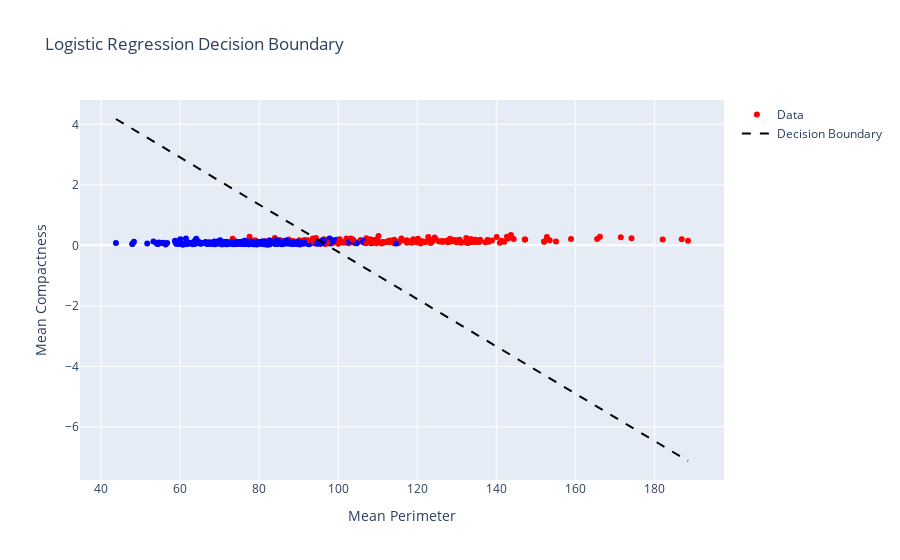

The notebook cell saved with this chart:
### Code cell
# Assuming df_data is your DataFrame with "mean perimeter", "mean compactness", and "target"
X = df_data[["mean perimeter", "mean compactness"]]
y = df_data["target"]

# Train the logistic regression model
model = LogisticRegression()
model.fit(X, y)

# Get the coefficients and intercept from the model
w1, w2 = model.coef_[0]  # coefficients for "mean perimeter" and "mean compactness"
b = model.intercept_[0]  # intercept

# Create a function to calculate the decision boundary
def decision_boundary(x1):
    return - (w1 * x1 + b) / w2

# Generate x1 values for the decision boundary
x1_values = np.linspace(X["mean perimeter"].min(), X["mean perimeter"].max(), 100)

# Calculate the corresponding x2 values for the decision boundary
x2_values = decision_boundary(x1_values)

# Assign colors manually: Red for target 0 and Blue for target 1
colors = df_data["target"].map({0: "red", 1: "blue"})

# Create the scatter plot
fig = go.Figure()

# Add scatter points (data points)
fig.add_trace(go.Scatter(x=df_data["mean perimeter"], y=df_data["mean compactness"],
                         mode="markers", 
                         marker=dict(color=colors),
                         name="Data"))

# Add decision boundary line (as a line plot)
fig.add_trace(go.Scatter(x=x1_values, y=x2_values,
                         mode="lines", line=dict(color="black", width=2, dash="dash"),
                         name="Decision Boundary"))

# Update layout
fig.update_layout(title="Logistic Regression Decision Boundary",
                  xaxis_title="Mean Perimeter",
                  yaxis_title="Mean Compactness",
                  showlegend=True)

# Show the plot
fig.show()

### Figure 1 — Plotly figure (JSON) as saved in the notebook; plotly's stock layout.template omitted (floating-point values rounded to 4 significant figures; data arrays with more than 128 entries replaced by an {"elided": "..."} marker saying what was removed)
{"data": [{"marker": {"color": {"elided": "569 str values"}}, "mode": "markers", "name": "Data", "type": "scatter", "x": {"elided": "569 float values"}, "y": {"elided": "569 float values"}}, {"line": {"color": "black", "dash": "dash", "width": 2}, "mode": "lines", "name": "Decision Boundary", "type": "scatter", "x": [43.79, 45.25, 46.71, 48.18, 49.64, 51.1, 52.56, 54.02, 55.48, 56.95, 58.41, 59.87, 61.33, 62.79, 64.25, 65.72, 67.18, 68.64, 70.1, 71.56, 73.02, 74.49, 75.95, 77.41, 78.87, 80.33, 81.79, 83.26, 84.72, 86.18, 87.64, 89.1, 90.56, 92.03, 93.49, 94.95, 96.41, 97.87, 99.34, 100.8, 102.3, 103.7, 105.2, 106.6, 108.1, 109.6, 111.0, 112.5, 114.0, 115.4, 116.9, 118.3, 119.8, 121.3, 122.7, 124.2, 125.6, 127.1, 128.6, 130.0, 131.5, 133.0, 134.4, 135.9, 137.3, 138.8, 140.3, 141.7, 143.2, 144.6, 146.1, 147.6, 149.0, 150.5, 152.0, 153.4, 154.9, 156.3, 157.8, 159.3, 160.7, 162.2, 163.7, 165.1, 166.6, 168.0, 169.5, 171.0, 172.4, 173.9, 175.3, 176.8, 178.3, 179.7, 181.2, 182.7, 184.1, 185.6, 187.0, 188.5], "y": [4.176, 4.062, 3.948, 3.833, 3.719, 3.605, 3.491, 3.377, 3.262, 3.148, 3.034, 2.92, 2.806, 2.692, 2.577, 2.463, 2.349, 2.235, 2.121, 2.006, 1.892, 1.778, 1.664, 1.55, 1.435, 1.321, 1.207, 1.093, 0.9787, 0.8645, 0.7503, 0.6361, 0.522, 0.4078, 0.2936, 0.1794, 0.06521, -0.04898, -0.1632, -0.2774, -0.3915, -0.5057, -0.6199, -0.7341, -0.8483, -0.9625, -1.077, -1.191, -1.305, -1.419, -1.533, -1.648, -1.762, -1.876, -1.99, -2.104, -2.219, -2.333, -2.447, -2.561, -2.675, -2.789, -2.904, -3.018, -3.132, -3.246, -3.36, -3.475, -3.589, -3.703, -3.817, -3.931, -4.046, -4.16, -4.274, -4.388, -4.502, -4.616, -4.731, -4.845, -4.959, -5.073, -5.187, -5.302, -5.416, -5.53, -5.644, -5.758, -5.873, -5.987, -6.101, -6.215, -6.329, -6.443, -6.558, -6.672, -6.786, -6.9, -7.014, -7.129]}], "layout": {"showlegend": true, "title": {"text": "Logistic Regression Decision Boundary"}, "xaxis": {"title": {"text": "Mean Perimeter"}}, "yaxis": {"title": {"text": "Mean Compactness"}}}}
